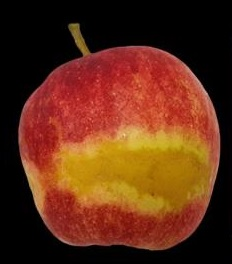
#> input picture Backend/Fruit_Freshness/Fruit-Inspection-main/Fruit-Inspection-main/images/extra/extra_russet.jpeg, 232 x 264 px
$ python execute_first_task.py ../images/extra/extra_russet.jpeg ../images/extra/extra_russet.jpeg
#> lines starting #> are read from the running program, lines starting #| are printed output that depends on the picture; after the words box and inside, x2 and y2 are one past the last pixel; in counts of white or black regions, pixels touching at a corner belong together
### Backend/Fruit_Freshness/Fruit-Inspection-main/Fruit-Inspection-main/src/utils/threshold.py
"""
Module about thresholding and segmentation functions.
"""
import cv2 as _cv
from enum import Enum as _Enum
import numpy as _np
from time import time as _time
from typing import Any as _Any, List as _List, Tuple as _Tuple, Union as _Union

from .general import plot_image_grid as _plot_image_grid, get_highlighted_roi_by_mask as _get_highlighted_roi_by_mask


class ThresholdingMethod(_Enum):
    """Methods to use for binary thresholding"""
    MANUAL = 0, "Manual Intensity binarization"
    OTSU = 1, "Otsu's Algorithm"
    TWEAKED_OTSU = 2, "Tweaked Otsu's Algorithm"
    ADAPTIVE = 3, "Local Adaptive Thresholding"


_THRESHOLDING_NAMES = {
    ThresholdingMethod.MANUAL: 'Manual Intensity Binarization',
    ThresholdingMethod.OTSU: "Otsu's Algorithm",
    ThresholdingMethod.TWEAKED_OTSU: "Tweaked Otsu's Algorithm",
    ThresholdingMethod.ADAPTIVE: "Adaptive Thresholding"
}


def _threshold_by_method(image: _np.ndarray, method: ThresholdingMethod,
                         **kwargs: _Any) -> _Tuple[_Union[float, None], _np.ndarray]:
    """
    Function that applies a binary thresholding function on an image given a specific method and eventual other named
    parameters (`**kwargs`).

    It returns in the given order the found threshold (just for global thresholding methods) and the segmentation mask
    of the image obtained by applying the threshold over itself.
    The "Local Adaptive" method returns `None` as a threshold since it does not find a global value for it.

    Parameters
    ----------
    image: ndarray
        The grayscale image from which the binary segmentation mask is obtained
    method: ThresholdingMethod
        Enum of the method to choose to apply the thresholding binarization of the image
    **kwargs: Any
        Keyword arguments that are passed to the thresholding functions described by method (`manual_threshold`,
        `otsu_threshold`, `tweaked_otsu_threshold`, `adaptive_threshold_and_flood_fill_background`).
        They include: `threshold` just for `MANUAL` method; `tweak_factor` just for `TWEAKED_OTSU` method; `block_size`
        and `c` just for `ADAPTIVE` method

    Returns
    -------
    threshold: Union[float, None]
        The binarization threshold found by the algorithm
    mask: ndarray
        The binary segmentation mask of `image`
    """
    if method == ThresholdingMethod.MANUAL:
        assert kwargs['threshold'] is not None, f'{_THRESHOLDING_NAMES[method]} needs parameter `threshold`.'
        return manual_threshold(image, kwargs['threshold'])
    elif method == ThresholdingMethod.OTSU:
        return otsu_threshold(image)
    elif method == ThresholdingMethod.TWEAKED_OTSU:
        assert kwargs['tweak_factor'] is not None, \
            f'{_THRESHOLDING_NAMES[method]} needs parameter `tweak_factor`.'
        return tweaked_otsu_threshold(image, kwargs['tweak_factor'])
    elif method == ThresholdingMethod.ADAPTIVE:
        assert kwargs['block_size'] is not None and kwargs['c'] is not None, \
            f'{_THRESHOLDING_NAMES[method]} needs parameters `block_size` and `c`.'
        return adaptive_threshold_and_flood_fill_background(image, kwargs['block_size'], kwargs['c'])
    else:
        raise KeyError('Method is not valid')


def get_fruit_segmentation_mask(image: _np.ndarray, method: ThresholdingMethod, **kwargs: _Any) -> _np.ndarray:
    """
    Function that returns a binary segmented mask on an image given a specific method and eventual other named
    parameters (`**kwargs`), Then flood-fills it in order to fill the possible black holes inside of the white mask.

    Parameters
    ----------
    image: ndarray
        The grayscale image from which the binary segmentation mask is obtained
    method: ThresholdingMethod
        Enum of the method to choose to apply the thresholding segmentation masking of the image
    **kwargs: Any
        Keyword arguments that are passed to the thresholding functions described by method (`manual_threshold`,
        `otsu_threshold`, `tweaked_otsu_threshold`, `adaptive_threshold_and_flood_fill_background`).
        They include: `threshold` just for `MANUAL` method; `tweak_factor` just for `TWEAKED_OTSU` method; `block_size`
        and `c` just for `ADAPTIVE` method

    Returns
    -------
    mask: ndarray
        The binary segmentation mask of `image` obtained according to a certain given or found threshold processed
        through flood-filling
    """
    _, mask = _threshold_by_method(image, method, **kwargs)
    return apply_flood_fill_to_segmentation_mask(mask)


# [46 lines left out: functions manual_threshold, otsu_threshold, not called in this run]


def tweaked_otsu_threshold(image: _np.ndarray, tweak_factor: float) -> _Tuple[float, _np.ndarray]:
    """
    Function that applies "Otsu's Algorithm" to find a global threshold and then multiplies it by a "tweak factor" in
    order to obtain a tweaked threshold and apply it to find the binary segmentation mask of an image according to it.

    It returns in the given order the found tweaked threshold and the segmentation mask of the image obtained by
    applying the threshold over itself.

    Parameters
    ----------
    image: ndarray
        The grayscale image from which the binary segmentation mask is obtained
    tweak_factor: float
        Value that will be multiplied to the value of the threshold obtained by "Otsu's Algorithm" in order to tweak it

    Returns
    -------
    threshold: float
        The segmentation threshold found by the algorithm
    mask: ndarray
        The binary mask of `image` obtained according to `threshold`
    """
    # Get threshold by Otsu
    threshold, _ = _cv.threshold(image, 0, 255, _cv.THRESH_BINARY + _cv.THRESH_OTSU)
    # Tweak the threshold
    desired_threshold = threshold * tweak_factor
    # Apply "Manual Intensity Binarization" using the new computed threshold
    return _cv.threshold(image, desired_threshold, 255, _cv.THRESH_BINARY)


# [31 lines left out: function adaptive_threshold_and_flood_fill_background, not called in this run]


def apply_flood_fill_to_segmentation_mask(image: _np.ndarray) -> _np.ndarray:
    """
    Function that applies a flood-filling on a binary segmentation mask in order to remove possible small holes inside
    of it.

    Parameters
    ----------
    image: ndarray
        The binary segmentation mask to flood-fill

    Returns
    -------
    mask: ndarray
        The flood-filled segmentation mask
    """
    # Copy the threshold-ed image
    img_flood_filled = image.copy()

    # Pad image to guarantee that all the background is flood-filled
    img_flood_filled = _np.pad(img_flood_filled, 1, mode='constant', constant_values=0)

    # Mask used to flood filling
    # The size needs to be 2 pixel larger than the image
    h, w = img_flood_filled.shape[:2]
    mask = _np.zeros((h + 2, w + 2), _np.uint8)

    # Flood-fill from the upper-left corner (point (0, 0))
    _cv.floodFill(img_flood_filled, mask, (0, 0), 255)

    # Down-sample the image to its original size
    img_flood_filled = img_flood_filled[1:-1, 1:-1]

    # Invert the flood-filled image
    img_copy_inv = ~img_flood_filled

    # Combine the original and inverted flood-filled image to obtain the foreground
    return image + img_copy_inv


# [137 lines left out: functions plot_segmentation_process, segment_fruit_and_plot, plot_thresholding_on_light_and_dark_images, get_segmentation_time, not called in this run]

### Backend/Fruit_Freshness/Fruit-Inspection-main/Fruit-Inspection-main/src/utils/general.py
"""
Module about general plotting and image transformation functions.
"""
import cv2 as _cv
import numpy as _np
import matplotlib.pyplot as _plt
from matplotlib import ticker as _ticker
from typing import List as _List

from .colour import ColourSpace as _ColourSpace


def plot_image_grid(images: _List[_np.ndarray], images_names: _List[str] = None, title: str = None) -> None:
    """
    Function that plots a series of images as a row grid.

    Parameters
    ----------
    images: List[ndarray]
        List of images to plot as a row grid
    images_names: List[str], optional
        List of the names of the images to plot
    title: str, optional
        Title of the plot
    """

    assert images_names is None or len(images_names) == len(images), \
        '`images_names` must not be provided or it must have the same size as `images`.'

    fig = _plt.figure(figsize=(15, 5), constrained_layout=True)
    if title is not None:
        fig.suptitle(title, fontsize=16)
    else:
        fig.suptitle('', fontsize=16)
    for idx, img in enumerate(images):
        # Add an ax to the plot
        _plt.subplot(1, len(images), idx + 1)
        # Remove the numerical axes from the image
        _plt.axis('off')
        # If the image has three dimensions plot it as a color image, otherwise as a grayscale one
        if len(img.shape) == 3:
            _plt.imshow(_cv.cvtColor(img, _cv.COLOR_BGR2RGB))
        else:
            _plt.imshow(img, cmap='gray', vmin=0, vmax=255)
        if images_names is not None:
            _plt.title(images_names[idx])
    _plt.show()


# [31 lines left out: function plot_histogram_grid, not called in this run]


def get_highlighted_roi_by_mask(image: _np.ndarray, mask: _np.ndarray, highlight_channel: str = 'green') -> _np.ndarray:
    """
    Function that highlights a Region of Interest provided by a mask over an image with a given BGR colour.

    Parameters
    ----------
    image: ndarray
        Image on which the mask is highlighted
    mask: ndarray
        Mask illustrating the Region of Interest to highlight over the mage
    highlight_channel: str, optional
        Colour of the highlighted mask: 'blue'; 'green' or 'red' (default: 'green')

    Returns
    -------
    highlighted_roi: ndarray
        Highlighted Region of Interest over the input image
    """
    channel_map = {'blue': 0, 'green': 1, 'red': 2}
    # Turn img into BGR image if img is a Grayscale image
    if len(image.shape) == 2:
        image = _cv.cvtColor(image, _cv.COLOR_GRAY2BGR)
    # Turn mask into BGR image if img is a BGR image
    mask = _cv.cvtColor(mask, _cv.COLOR_GRAY2BGR)
    # Force the bits of every channel except the selected one at 0
    mask[:, :, [i for i in range(3) if i != channel_map[highlight_channel]]] = 0
    # Highlight the unmasked ROI
    return _cv.addWeighted(mask, 0.3, image, 1, 0)


# [69 lines left out: functions plot_image_histogram_2d, get_largest_blob_in_mask, not called in this run]


def apply_mask_to_image(image: _np.ndarray, mask: _np.ndarray):
    """
    Function that applies a mask over an image

    Parameters
    ----------
    image: ndarray
        Image to apply the mask over
    mask: ndarray
        Mask to apply over the image

    Returns
    -------
    masked_image: ndarray
        The masked image
    """
    if len(image.shape) == 3:
        mask = _cv.cvtColor(mask, _cv.COLOR_GRAY2BGR)
    return image & mask

### Backend/Fruit_Freshness/Fruit-Inspection-main/Fruit-Inspection-main/src/utils/edge.py
"""
Module about edge detection functions.
"""
import cv2 as _cv
import numpy as _np
import math as _math

from .general import get_highlighted_roi_by_mask


def apply_gaussian_blur_and_canny(image: _np.ndarray, sigma: float, threshold_1: float,
                                  threshold_2: float) -> _np.ndarray:
    """
    Function that blurs the image through Gaussian Blur and then applies Canny's edge detection algorithm on it.

    Parameters
    ----------
    image: ndarray
        Image to blur and apply edge detection on
    sigma: float
        Sigma value of the Gaussian Blur function
    threshold_1: float
        First threshold used for the Hysteresis step. If a pixel gradient value is below it, then it is rejected
    threshold_2: float
        Second threshold used for the Hysteresis step. If a pixel gradient is higher than it, the pixel is accepted as
        an edge. If the pixel gradient is between the two thresholds, then it will be accepted only if it is connected
        to a pixel that is above `threshold_2`

    Returns
    -------
    edge_mask: ndarray
        Grayscale image showing the edges of the input image
    """
    # Compute the kernel size through the rule-of-thumb
    k = _math.ceil(3 * sigma)
    kernel_size = (2 * k + 1, 2 * k + 1)

    # Apply Gaussian Blur on the image
    blur_image = _cv.GaussianBlur(image, kernel_size, sigma)

    # Get the edges of the image through Canny's Algorithm
    return _cv.Canny(blur_image, threshold_1, threshold_2)


# [24 lines left out: function get_highlighted_edges_on_image, not called in this run]

### Backend/Fruit_Freshness/Fruit-Inspection-main/Fruit-Inspection-main/src/execute_first_task.py
import argparse
import cv2 as cv
import numpy as np
from typing import Tuple

from utils.edge import *
from utils.general import *
from utils.threshold import *


def detect_defects(colour_image: np.ndarray, nir_image: np.ndarray, image_name: str = '', tweak_factor: float = .3,
                   sigma: float = 1., threshold_1: int = 60, threshold_2: int = 130,
                   verbose: bool = True) -> Tuple[int, np.ndarray, np.ndarray]:
    """
    Function that executes the task of detecting the defects of a fruit.

    It firstly masks the fruit, then it looks for the defects.

    If the task is run in `verbose` mode, the visualization of the defect regions of the fruit is plotted.

    Parameters
    ----------
    colour_image: np.ndarray
        Colour image of the fruit whose defects have to be detected
    nir_image: np.ndarray
        Near Infra-Red image of the same fruit represented in `colour_image`
    image_name: str, optional
        Optional name of the image to visualize during the plotting operations
    tweak_factor: float, optional
        Tweak factor to apply to the "Tweaked Otsu's Algorithm" in order to obtain the binary segmentation mask
        (default: 0.3)
    sigma: float, optional
        Value of sigma to apply to the Gaussian Blur operation before the use of Canny's algorithm (default: 1)
    threshold_1: int, optional
        Value of the first threshold that is used in Canny's algorithm (default: 60)
    threshold_2: int, optional
        Value of the second threshold that is used in Canny's algorithm (default: 120)
    verbose: bool, optional
        Whether to run the function in verbose mode or not (default: True)

    Returns
    -------
    retval: int
        Number of defect regions found in the fruit
    stats: np.ndarray
        Array of statistics about each defect region:
            - The leftmost (x) coordinate which is the inclusive start of the bounding box in the horizontal direction;
            - The topmost (y) coordinate which is the inclusive start of the bounding box in the vertical direction;
            - The horizontal size of the bounding box;
            - The vertical size of the bounding box;
            - The total area (in pixels) of the defect.
    centroids: np.ndarray
        Array of centroid points about each defect region.
    """
    # Filter the NIR image by median blur
    f_nir_image = cv.medianBlur(nir_image, 5)

    # Get the fruit mask through Tweaked Otsu's algorithm
    mask = get_fruit_segmentation_mask(f_nir_image, ThresholdingMethod.TWEAKED_OTSU, tweak_factor=tweak_factor)

    # Apply the mask to the filtered NIR image
    m_nir_image = apply_mask_to_image(f_nir_image, mask)

    # Get the edge mask through Gaussian Blur and Canny's method
    edge_mask = apply_gaussian_blur_and_canny(m_nir_image, sigma, threshold_1, threshold_2)

    # Erode the mask to get rid of the edges of the bound of the fruit
    erode_element = cv.getStructuringElement(cv.MORPH_RECT, (15, 15))
    eroded_mask = cv.erode(mask, erode_element)

    # Remove background edges from the edge mask
    edge_mask = apply_mask_to_image(edge_mask, eroded_mask)

    # Apply Closing operation to fill the defects according to the edges and obtain the defect mask
    close_element = cv.getStructuringElement(cv.MORPH_ELLIPSE, (50, 50))
    defect_mask = cv.morphologyEx(edge_mask, cv.MORPH_CLOSE, close_element)
    defect_mask = cv.medianBlur(defect_mask, 7)

    # Perform a connected components labeling to detect the defects
    retval, labels, stats, centroids = cv.connectedComponentsWithStats(defect_mask)

    if verbose:
        print(f'Detected {retval - 1} defect{"" if retval - 1 == 1 else "s"} for image {image_name}.')

        # Get highlighted defects on the fruit
        highlighted_roi = get_highlighted_roi_by_mask(colour_image, defect_mask, 'red')

        circled_defects = np.copy(colour_image)

        for i in range(1, retval):
            s = stats[i]
            # Draw a red ellipse around the defect
            cv.ellipse(circled_defects, center=tuple(int(c) for c in centroids[i]),
                       axes=(s[cv.CC_STAT_WIDTH] // 2 + 10, s[cv.CC_STAT_HEIGHT] // 2 + 10),
                       angle=0, startAngle=0, endAngle=360, color=(0, 0, 255), thickness=3)

        plot_image_grid([highlighted_roi, circled_defects],
                        ['Detected defects ROI', 'Detected defects areas'],
                        f'Defects of the fruit {image_name}')
    return retval - 1, stats[1:], centroids[1:]


def _main():
    parser = argparse.ArgumentParser(description='Script for applying defect detection on a fruit.')

    parser.add_argument('fruit-image-path', metavar='Fruit image path', type=str,
                        help='The path of the colour image of the fruit.')

    parser.add_argument('fruit-nir-image-path', metavar='Fruit image path', type=str,
                        help='The path of the Near Infra-Red image of the fruit.')

    parser.add_argument('image-name', metavar='Image name', type=str, help='The name of the image.', default='',
                        nargs='?')

    parser.add_argument('--tweak-factor', '-tf', type=float, default=.3, nargs='?',
                        help='Tweak factor for obtaining the binary mask.', required=False)

    parser.add_argument('--sigma', '-s', type=float, default=1., nargs='?',
                        help="Sigma to apply to the Gaussian Blur operation before Canny's algorithm",
                        required=False)

    parser.add_argument('--threshold-1', '-t1', type=int, default=60, nargs='?',
                        help="First threshold that is used in Canny's algorithm hysteresis process.", required=False)

    parser.add_argument('--threshold-2', '-t2', type=int, default=130, nargs='?',
                        help="Second threshold that is used in Canny's algorithm hysteresis process.", required=False)

    parser.add_argument('--no-verbose', '-nv', action='store_true', help='Skip the visualization of the results.')

    # Initialize parser
    arguments = parser.parse_args()

    # Read colour image
    fruit_image_path = vars(arguments)['fruit-image-path']
    colour_image = cv.imread(fruit_image_path)
#> colour_image is the input picture: shape (264, 232, 3); mean B, G, R 22, 46.3, 96.8

    # Read NIR image
    fruit_nir_image_path = vars(arguments)['fruit-nir-image-path']
    nir_image = cv.imread(fruit_nir_image_path, cv.IMREAD_GRAYSCALE)
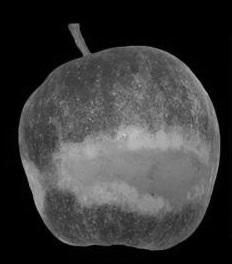
#> nir_image: shape (264, 232); min 0, max 215, mean 58.6

    image_name = vars(arguments)['image-name']

    tweak_factor = arguments.tweak_factor
    sigma = arguments.sigma
    threshold_1 = arguments.threshold_1
    threshold_2 = arguments.threshold_2
    verbose = not arguments.no_verbose

    detect_defects(colour_image, nir_image, image_name=image_name, tweak_factor=tweak_factor, sigma=sigma,
                   threshold_1=threshold_1, threshold_2=threshold_2, verbose=verbose)
#> in tweaked_otsu_threshold, `threshold, _ = _cv.threshold(image, 0, 255, _cv.THRESH_BINARY + _cv.TH..`: threshold = 52
#> in tweaked_otsu_threshold, `desired_threshold = threshold * tweak_factor`: desired_threshold = 15.6
#> in get_fruit_segmentation_mask, `_, mask = _threshold_by_method(image, method, **kwargs)`:
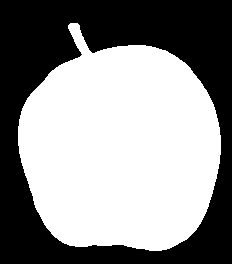
#> mask: shape (264, 232); 55.9% white; 1 black region, box (x1, y1, x2, y2) and area: (0, 0, 232, 264) 27000
#> in apply_flood_fill_to_segmentation_mask, `img_flood_filled = _np.pad(img_flood_filled, 1, mode='constant', const..`: img_flood_filled: shape (266, 234); 55% white; 1 black region, box (x1, y1, x2, y2) and area: (0, 0, 234, 266) 27996
#> in apply_flood_fill_to_segmentation_mask, `_cv.floodFill(img_flood_filled, mask, (0, 0), 255)`: img_flood_filled: shape (266, 234); every value is 255
#> in apply_flood_fill_to_segmentation_mask, `img_flood_filled = img_flood_filled[1:-1, 1:-1]`: img_flood_filled: shape (264, 232); every value is 255
#> in apply_flood_fill_to_segmentation_mask, `img_copy_inv = ~img_flood_filled`: img_copy_inv: shape (264, 232); every value is 0
#> in apply_gaussian_blur_and_canny, `return _cv.Canny(blur_image, threshold_1, threshold_2)`: returned value: shape (264, 232); 1.5% white in thin lines or dots, all inside (x1, y1, x2, y2) = (18, 23, 221, 251)
#> in detect_defects, `eroded_mask = cv.erode(mask, erode_element)`:
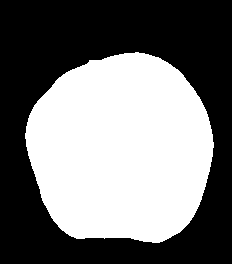
#> eroded_mask: shape (264, 232); 46.3% white; 1 white region, box (x1, y1, x2, y2) and area: (25, 52, 214, 243) 28349
#> in apply_mask_to_image (call 2), `return image & mask`: returned value: shape (264, 232); 0.14% white in thin lines or dots, all inside (x1, y1, x2, y2) = (28, 131, 93, 203)
#> in detect_defects, `defect_mask = cv.morphologyEx(edge_mask, cv.MORPH_CLOSE, close_element)`: defect_mask: shape (264, 232); 0.44% white; 4 white regions (1 under 20 px), largest, box (x1, y1, x2, y2) and area: (29, 153, 45, 176) 186, (62, 132, 93, 144) 62, (44, 188, 48, 202) 21
#> in detect_defects, `defect_mask = cv.medianBlur(defect_mask, 7)`:
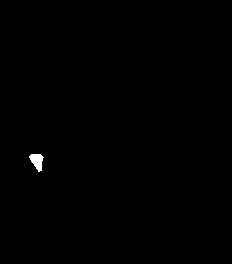
#> defect_mask: shape (264, 232); 0.27% white; 1 white region, box (x1, y1, x2, y2) and area: (29, 154, 44, 172) 165
#> in detect_defects, `retval, labels, stats, centroids = cv.connectedComponentsWithStats(def..`: retval = 2; stats = [[0, 0, 232, 264, 61083], [29, 154, 15, 18, 165]]; centroids = [[115.7, 131.4], [36.63, 160.7]]
#| Detected 1 defect for image .
#> in get_highlighted_roi_by_mask, `mask[:, :, [i for i in range(3) if i != channel_map[highlight_channel]..`:
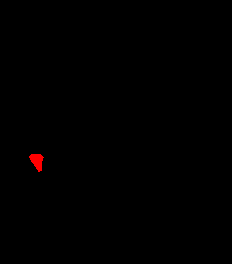
#> mask: shape (264, 232, 3); mean B, G, R 0, 0, 0.7
#> the loop in detect_defects, `for i in range(1, retval):` made 1 pass
#> after the loop in detect_defects, `for i in range(1, retval):`:
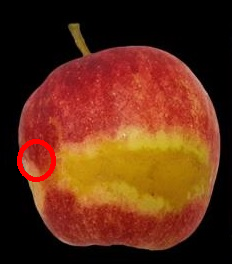
#> circled_defects: shape (264, 232, 3); 0.94% of pixels changed, all inside (x1, y1, x2, y2) = (17, 139, 56, 182)
#> the loop in plot_image_grid, `for idx, img in enumerate(images):` made 2 passes
#> in plot_image_grid, `_plt.show()`:
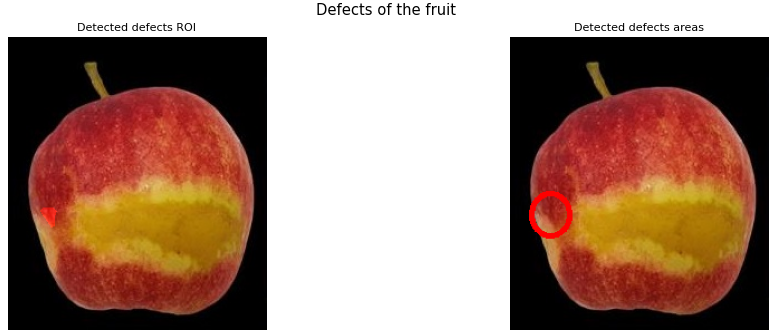
#> figure drawn by matplotlib, 2 panels


if __name__ == '__main__':
    _main()
